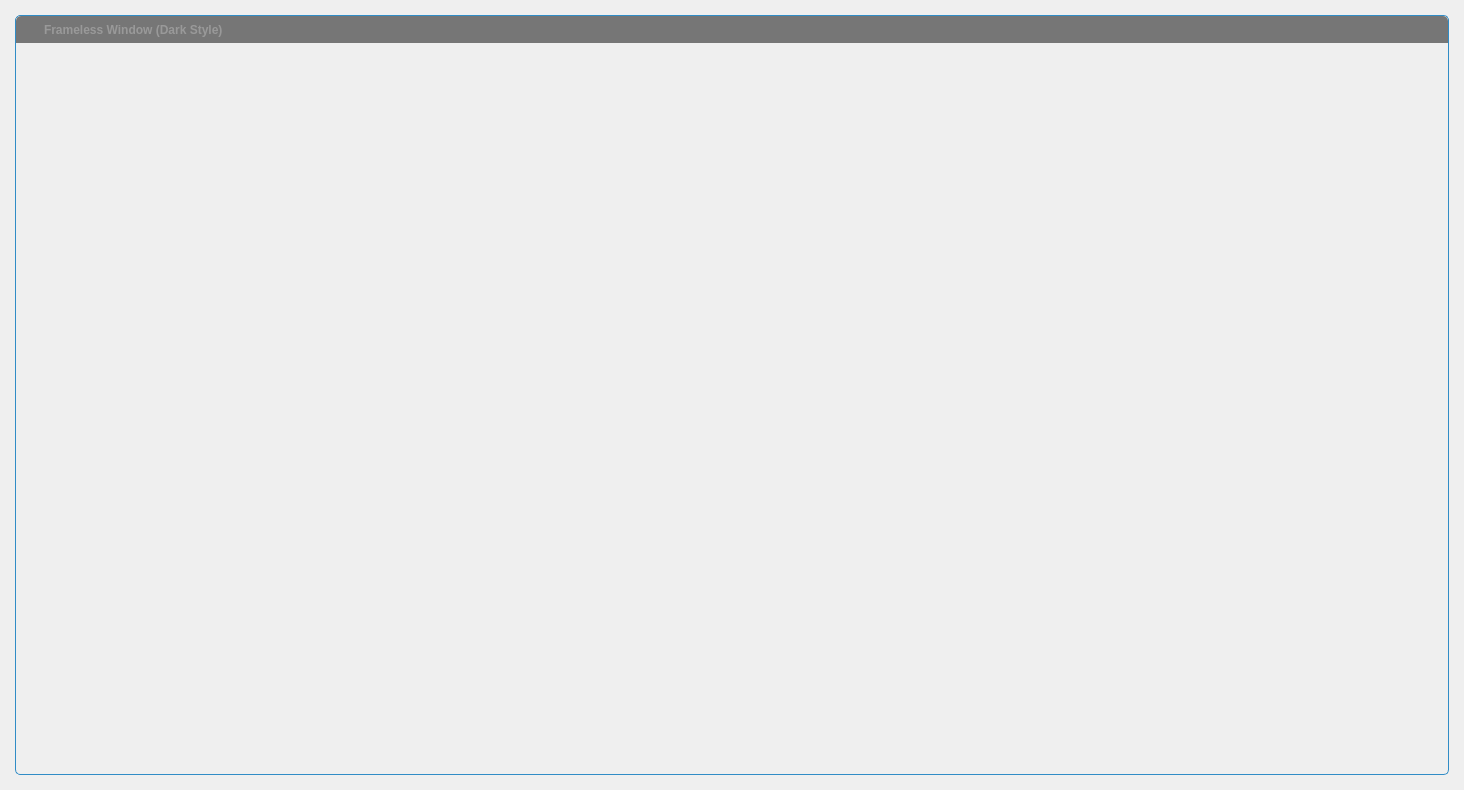
<?xml version="1.0" encoding="UTF-8"?>
<ui version="4.0">
 <class>FramelessWindow</class>
 <widget class="QWidget" name="FramelessWindow">
  <property name="geometry">
   <rect>
    <x>0</x>
    <y>0</y>
    <width>1464</width>
    <height>790</height>
   </rect>
  </property>
  <property name="windowTitle">
   <string/>
  </property>
  <property name="autoFillBackground">
   <bool>false</bool>
  </property>
  <layout class="QVBoxLayout" name="verticalLayout_2">
   <property name="spacing">
    <number>0</number>
   </property>
   <property name="leftMargin">
    <number>15</number>
   </property>
   <property name="topMargin">
    <number>15</number>
   </property>
   <property name="rightMargin">
    <number>15</number>
   </property>
   <property name="bottomMargin">
    <number>15</number>
   </property>
   <item>
    <widget class="QWidget" name="windowFrame" native="true">
     <property name="autoFillBackground">
      <bool>false</bool>
     </property>
     <property name="styleSheet">
      <string notr="true">#windowFrame{border:1px solid palette(highlight); border-radius:5px 5px 5px 5px; background-color:palette(Window);}</string>
     </property>
     <layout class="QVBoxLayout" name="verticalLayout">
      <property name="spacing">
       <number>0</number>
      </property>
      <property name="leftMargin">
       <number>1</number>
      </property>
      <property name="topMargin">
       <number>1</number>
      </property>
      <property name="rightMargin">
       <number>1</number>
      </property>
      <property name="bottomMargin">
       <number>1</number>
      </property>
      <item>
       <widget class="WindowDragger" name="windowTitlebar" native="true">
        <property name="sizePolicy">
         <sizepolicy hsizetype="Preferred" vsizetype="Fixed">
          <horstretch>0</horstretch>
          <verstretch>0</verstretch>
         </sizepolicy>
        </property>
        <property name="minimumSize">
         <size>
          <width>0</width>
          <height>0</height>
         </size>
        </property>
        <property name="autoFillBackground">
         <bool>false</bool>
        </property>
        <property name="styleSheet">
         <string notr="true">#windowTitlebar{border: 0px none palette(base); border-top-left-radius:5px; border-top-right-radius:5px; background-color:palette(shadow); height:20px;}</string>
        </property>
        <layout class="QHBoxLayout" name="horizontalLayout" stretch="0,0,1,0,0,0,0">
         <property name="spacing">
          <number>0</number>
         </property>
         <property name="leftMargin">
          <number>0</number>
         </property>
         <property name="topMargin">
          <number>0</number>
         </property>
         <property name="rightMargin">
          <number>0</number>
         </property>
         <property name="bottomMargin">
          <number>0</number>
         </property>
         <item>
          <widget class="QLabel" name="spacer">
           <property name="minimumSize">
            <size>
             <width>4</width>
             <height>0</height>
            </size>
           </property>
           <property name="maximumSize">
            <size>
             <width>4</width>
             <height>16777215</height>
            </size>
           </property>
          </widget>
         </item>
         <item>
          <widget class="QLabel" name="icon">
           <property name="minimumSize">
            <size>
             <width>16</width>
             <height>16</height>
            </size>
           </property>
           <property name="maximumSize">
            <size>
             <width>16</width>
             <height>16</height>
            </size>
           </property>
           <property name="contextMenuPolicy">
            <enum>Qt::NoContextMenu</enum>
           </property>
           <property name="styleSheet">
            <string notr="true">#icon {background-color:palette(shadow);}</string>
           </property>
          </widget>
         </item>
         <item>
          <widget class="QLabel" name="titleText">
           <property name="font">
            <font>
             <weight>75</weight>
             <bold>true</bold>
            </font>
           </property>
           <property name="styleSheet">
            <string notr="true">  padding-left:5px;
  color:rgb(153,153,153);</string>
           </property>
           <property name="text">
            <string>Frameless Window (Dark Style)</string>
           </property>
           <property name="alignment">
            <set>Qt::AlignLeading|Qt::AlignLeft|Qt::AlignVCenter</set>
           </property>
          </widget>
         </item>
         <item>
          <widget class="QToolButton" name="minimizeButton">
           <property name="font">
            <font>
             <weight>75</weight>
             <bold>true</bold>
            </font>
           </property>
           <property name="styleSheet">
            <string notr="true">#minimizeButton{
  background-color:none;
  border:none;
  width:16px;
  height:16px;
  padding:4px;
  image:url(:/images/icon_window_minimize.png);
}
#minimizeButton:hover{
  background-color:palette(alternate-base);
}
#minimizeButton:pressed{
  background-color:palette(highlight);
}</string>
           </property>
           <property name="text">
            <string/>
           </property>
          </widget>
         </item>
         <item>
          <widget class="QToolButton" name="restoreButton">
           <property name="styleSheet">
            <string notr="true">#restoreButton{
  background-color:none;
  border:none;
  width:16px;
  height:16px;
  padding:4px;
  image:url(:/images/icon_window_restore.png);
}
#restoreButton:hover{
  background-color:palette(alternate-base);
}
#restoreButton:pressed{
  background-color:palette(highlight);
}</string>
           </property>
           <property name="text">
            <string/>
           </property>
          </widget>
         </item>
         <item>
          <widget class="QToolButton" name="maximizeButton">
           <property name="styleSheet">
            <string notr="true">#maximizeButton{
  background-color:none;
  border:none;
  width:16px;
  height:16px;
  padding:4px;
  image:url(:/images/icon_window_maximize.png);
}
#maximizeButton:hover{
  background-color:palette(alternate-base);
}
##maximizeButton:pressed{
  background-color:palette(highlight);
}</string>
           </property>
           <property name="text">
            <string/>
           </property>
          </widget>
         </item>
         <item>
          <widget class="QToolButton" name="closeButton">
           <property name="font">
            <font>
             <weight>75</weight>
             <bold>true</bold>
            </font>
           </property>
           <property name="styleSheet">
            <string notr="true">#closeButton{
  background-color:none;
  border:none;
  width:16px;
  height:16px;
  padding:4px;
  image:url(:/images/icon_window_close.png);
  border-top-right-radius: 5px;
}
#closeButton:hover{
  background-color:palette(alternate-base);
}
##closeButton:pressed{
  background-color:palette(highlight);
}</string>
           </property>
          </widget>
         </item>
        </layout>
       </widget>
      </item>
      <item>
       <widget class="QWidget" name="windowContent" native="true">
        <property name="autoFillBackground">
         <bool>false</bool>
        </property>
        <property name="styleSheet">
         <string notr="true">#windowContent{
  border: 0px none palette(base);
  border-radius:0px 0px 5px 5px;
}</string>
        </property>
       </widget>
      </item>
     </layout>
    </widget>
   </item>
  </layout>
 </widget>
 <layoutdefault spacing="6" margin="11"/>
 <customwidgets>
  <customwidget>
   <class>WindowDragger</class>
   <extends>QWidget</extends>
   <header>windowdragger.h</header>
   <container>1</container>
  </customwidget>
 </customwidgets>
 <resources/>
 <connections/>
</ui>
